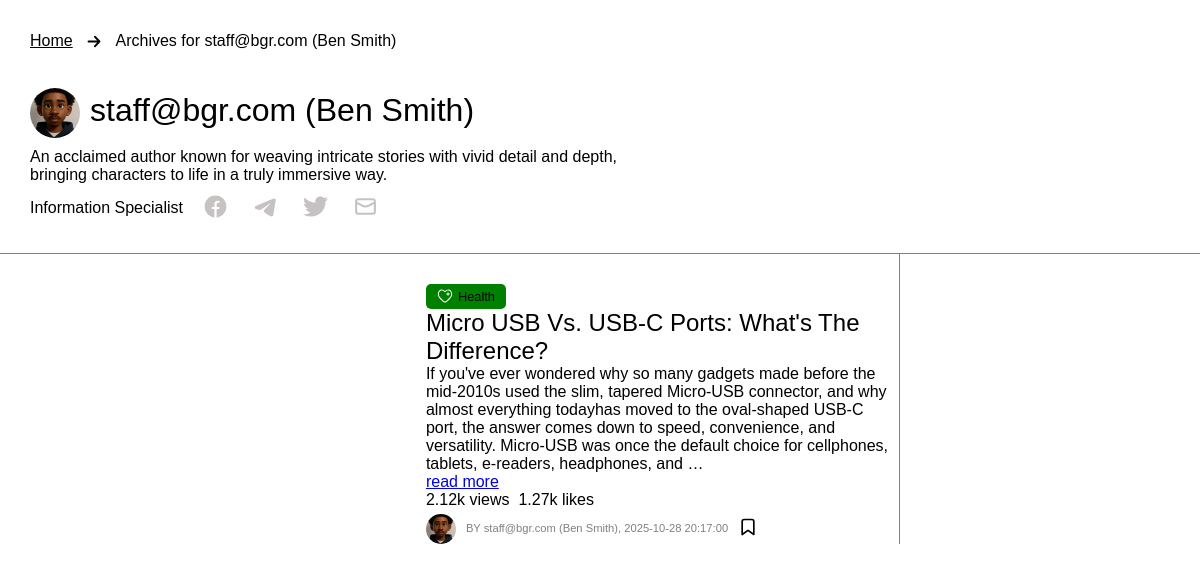
Screenshot of /author/429/ (signed in) with the database file from the repository.
### news/models.py (models this page shows, shortened)
class Article(models.Model):
    title = models.CharField(max_length=255, null=True, blank=True)
    content = models.TextField(null=True)
    author = models.ForeignKey(User, on_delete=models.CASCADE,default=1)
    image_url = models.URLField(null=True, blank=True)
    pub_date = models.CharField(max_length=100, null=True, blank=True)
    id = models.AutoField(primary_key=True)

### news/views.py (the view)
# urls.py: path('author/<int:id>/', views.author, name='author'),
@login_required(login_url='login')
def author(request, id):
    try:
        article = Article.objects.get(id=id)
    except Article.DoesNotExist:
        article = None
    return render(request, 'author.html', {'article': article})

### templates/author.html (shortened to what this page needs)
{% load static %}
<!DOCTYPE html>
<html lang="en">
<head>
    <link rel="stylesheet" href="/static/css/author.css">
</head>
<body>
    <div class="nav-section">
        <a href="/project">Home</a>
        <img src="logos/arrow-sm-right-svgrepo-com (1).svg" alt="">
        <p>Archives for {{article.author}}</p>
    </div>
    <div class="views-holder">
        <div class="profile-holder">
            <div class="profile">
            </div>
            <div class="author">
                <p class="author-main">{{article.author}}</p>
            </div>
        </div>
        <p class="author-about">
            An acclaimed author known for weaving intricate stories with vivid detail and depth, bringing characters to
            life in a truly immersive way.
        </p>
        <div class="socials">
            <p class="skill">
                Information Specialist
            </p>
            <div class="social-media">
                <div class="facebook">
                    <img src="/static/imgs/facebook-svgrepo-com.svg" alt="">
                </div>
                <div class="telegram">
                    <img src="/static/imgs/telegram-svgrepo-com.svg" alt="">
                </div>
                <div class="twitter">
                    <img src="/static/imgs/twitter-154-svgrepo-com.svg" alt="">
                </div>
                <div class="mail">
                    <img src="/static/imgs/mail-alt-3-svgrepo-com.svg" alt="">
                </div>
            </div>
        </div>
    </div>
    <div class="category-post">
        <div class="cover">
            <div class="category-img" style="background-image: url('{{ article.image_url }}');
            background-size: cover;
            background-position: center;"></div>
            <div class="article-highlight3">
                <div class="health">
                    <img src="/static/imgs/health-svgrepo-com (1).svg" alt="">
                    <p>Health</p>
                </div>
                <p class="title03">{{article.title}}</p>
                <p class="title-post">{{article.content|truncatewords:50}}</p>
                <a href="{% url 'blog' article.id %}" class="title">
                    <p class="title2">read more</p>
                </a>
                <div class="views">
                    <pre>2.12k views  1.27k likes</pre>
                </div>
                <div class="views-holder2">
                    <div class="profile2">
                    </div>
                    <div class="author2">
                        <p>BY {{article.author}}, {{article.pub_date}}</p>
                    </div>
                    <div class="bookmark2">
                        <img src="/static/imgs/bookmark-svgrepo-com.svg" alt="">
                    </div>
                </div>
            </div>
        </div>
    </div>
</body>
</html>

### static/css/author.css (style rules this page uses)
* { box-sizing: border-box; padding: 0; margin: 0; font-family: Verdana, Geneva, Tahoma, sans-serif; }
.profile { width: 50px; height: 50px; border-radius: 50%; background-image: url(/static/imgs/Cromiixx.jpeg); background-repeat: no-repeat; background-size: cover; background-position: center; margin: 5px 0 0 0; }
.profile-holder { display: flex; align-items: center; gap: 10px; }
.views-holder { display: flex; flex-direction: column; width: 100%; gap: 10px; padding: 30px 0 30px 30px; border-bottom: 1px solid gray; }
.author { display: flex; flex-direction: column; }
.author-main { font-size: 2rem; color: black; }
.author-about { max-width: 600px; }
.social-media { display: flex; width: auto; }
.facebook, .telegram, .twitter, .mail { width: 50px; }
.facebook img, .telegram img, .twitter img, .mail img { width: 50%; }
.socials { display: flex; align-items: center; gap: 20px; }
.nav-section { padding: 30px 0 0 30px; display: flex; width: 600px; align-items: center; gap: 10px; }
.nav-section a { color: black; }
.nav-section img { width: 4%; }
.category-post { display: flex; border-right: 1px solid gray; width: 900px; flex-direction: column; padding: 30px 0 0 30px; gap: 20px; }
.category-img { width: 400px; border-radius: 10px; height: 200px; background-position: center; background-size: cover; }
.cover { display: flex; }
.article-highlight3 { width: 500px; display: flex; flex-direction: column; justify-content: end; padding: 0 10px 0 10px; }
.title03 { font-size: 1.5rem; max-width: 500px; }
.title-post { max-width: 500px; }
.bookmark2 { width: 20px; }
.bookmark2 img { width: 100%; }
.bookmark2 { margin: 5px 0 0 0; }
.health { width: 80px; align-items: center; justify-content: center; gap: 5px; height: 25px; padding: 10px; border-radius: 5px; background-color: green; display: flex; font-size: 0.8rem; }
.health img { width: 27%; }
.profile2 { width: 30px; height: 30px; border-radius: 50%; background-image: url(/static/imgs/Cromiixx.jpeg); background-repeat: no-repeat; background-size: cover; background-position: center; margin: 5px 0 0 0; }
.views-holder2 { display: flex; align-items: center; gap: 10px; }
.author2 { font-size: 0.7rem; color: gray; display: flex; align-items: center; justify-content: center; gap: 10px; margin: 3px 0 0 0; }

### rows the page displays
Article: author "staff@bgr.com (Ben Smith)", title "Micro USB Vs. USB-C Ports: What's The Difference?", content "If you've ever wondered why so many gadgets made before the mid-2010s used the slim, tapered Micro-USB connector, and why almost everything todayhas moved to the oval-shaped USB-C port, the answer comes down to speed, convenience, and versatility. Micro-USB was once the default choice for cellphones, tablets, e-readers, headphones, and …", pub_date "2025-10-28 20:17:00"
